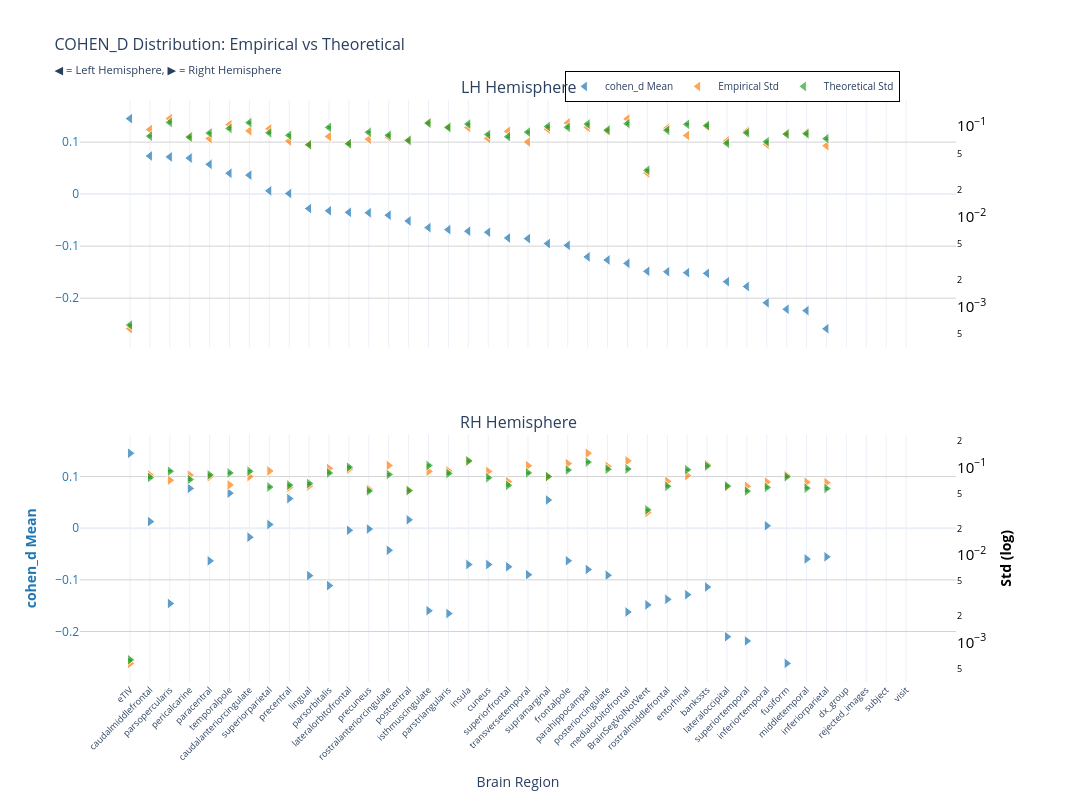
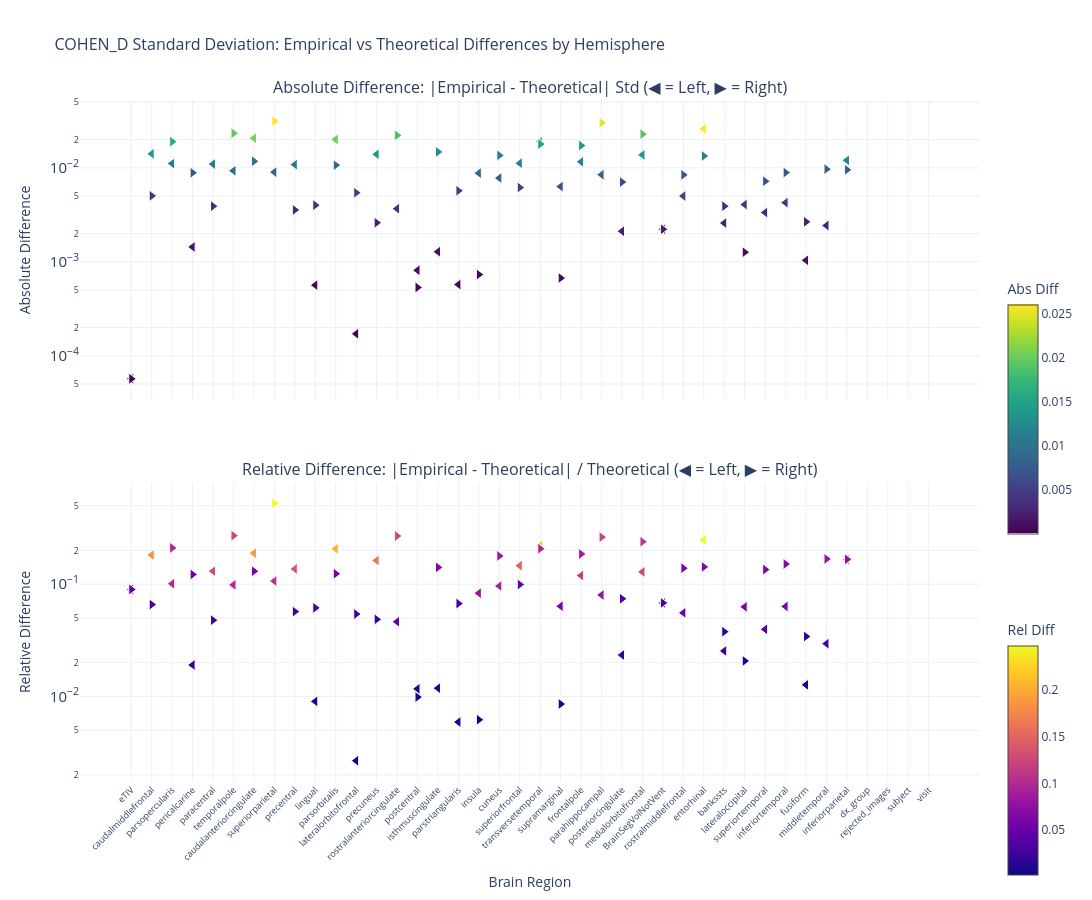

The code cell stored with these charts, in order, in its notebook:
### Markdown cell above
### Cohen's d

### Code cell
nu_nav = df_npvr[(df_npvr["study"] == "longitudinal") & (df_npvr["group"] == "HC-PD")]
data_path = stats_dir / f"cohen_d_longitudinal_{METRIC}.parquet"
df, stats = get_test_stats(
    data_path,
    stat_functions_F,
    nu_nav,
    hemisphere=True,
    study="longitudinal",
    raw_values=True,
)
show_figure(
    stats, hemisphere=True, stat_name="cohen_d", study="longitudinal", metric=METRIC
)

### Figure 1 — Plotly figure (JSON) as saved in the notebook; plotly's stock layout.template omitted (floating-point values rounded to 4 significant figures)
{"data": [{"hovertemplate": "<b>%{x}</b><br>Mean cohen_d: %{y:.2f}<br><extra></extra>", "legendgroup": "mean", "marker": {"color": "#1f77b4", "line": {"color": "white", "width": 1}, "opacity": 0.7, "size": 10, "symbol": "triangle-left"}, "mode": "markers", "name": "cohen_d Mean", "showlegend": true, "type": "scatter", "x": ["eTIV", "caudalmiddlefrontal", "parsopercularis", "pericalcarine", "paracentral", "temporalpole", "caudalanteriorcingulate", "superiorparietal", "precentral", "lingual", "parsorbitalis", "lateralorbitofrontal", "precuneus", "rostralanteriorcingulate", "postcentral", "isthmuscingulate", "parstriangularis", "insula", "cuneus", "superiorfrontal", "transversetemporal", "supramarginal", "frontalpole", "parahippocampal", "posteriorcingulate", "medialorbitofrontal", "BrainSegVolNotVent", "rostralmiddlefrontal", "entorhinal", "bankssts", "lateraloccipital", "superiortemporal", "inferiortemporal", "fusiform", "middletemporal", "inferiorparietal", "dx_group", "rejected_images", "subject", "visit"], "xaxis": "x", "y": [0.1452, 0.07339, 0.07151, 0.06927, 0.05726, 0.04012, 0.0365, 0.006273, 0.001212, -0.02777, -0.03201, -0.03501, -0.0359, -0.04049, -0.05163, -0.06443, -0.06829, -0.07122, -0.07324, -0.08432, -0.08555, -0.09506, -0.0985, -0.1207, -0.1266, -0.1331, -0.1484, -0.1491, -0.151, -0.1524, -0.1684, -0.1776, -0.2089, -0.2214, -0.224, -0.2588, NaN, NaN, NaN, NaN], "yaxis": "y"}, {"hovertemplate": "<b>%{x}</b><br>Empirical Std: %{y:.3f}<br><extra></extra>", "legendgroup": "empirical", "marker": {"color": "#ff7f0e", "line": {"color": "white", "width": 1}, "opacity": 0.7, "size": 10, "symbol": "triangle-left"}, "mode": "markers", "name": "Empirical Std", "showlegend": true, "type": "scatter", "x": ["eTIV", "caudalmiddlefrontal", "parsopercularis", "pericalcarine", "paracentral", "temporalpole", "caudalanteriorcingulate", "superiorparietal", "precentral", "lingual", "parsorbitalis", "lateralorbitofrontal", "precuneus", "rostralanteriorcingulate", "postcentral", "isthmuscingulate", "parstriangularis", "insula", "cuneus", "superiorfrontal", "transversetemporal", "supramarginal", "frontalpole", "parahippocampal", "posteriorcingulate", "medialorbitofrontal", "BrainSegVolNotVent", "rostralmiddlefrontal", "entorhinal", "bankssts", "lateraloccipital", "superiortemporal", "inferiortemporal", "fusiform", "middletemporal", "inferiorparietal", "dx_group", "rejected_images", "subject", "visit"], "xaxis": "x", "y": [0.0005753, 0.09179, 0.1214, 0.077, 0.073, 0.1038, 0.08884, 0.09344, 0.06842, 0.06192, 0.077, 0.06422, 0.07179, 0.07579, 0.07035, 0.1094, 0.09745, 0.09691, 0.0732, 0.0878, 0.06693, 0.09297, 0.1088, 0.09714, 0.08842, 0.1205, 0.03039, 0.0952, 0.07902, 0.09912, 0.06883, 0.08783, 0.06307, 0.08279, 0.08488, 0.06085, NaN, NaN, NaN, NaN], "yaxis": "y2"}, {"error_y": {"array": [1.256e-05, 0.001543, 0.00219, 0.001501, 0.001668, 0.001877, 0.002177, 0.001678, 0.001575, 0.001242, 0.001929, 0.001273, 0.001703, 0.001579, 0.001382, 0.002149, 0.001925, 0.0021, 0.001609, 0.001522, 0.001709, 0.001973, 0.001931, 0.002098, 0.001799, 0.002121, 0.000648, 0.001792, 0.002087, 0.002021, 0.001287, 0.001679, 0.001338, 0.001624, 0.001638, 0.001448, NaN, NaN, NaN, NaN], "arrayminus": [1.231e-05, 0.001513, 0.002147, 0.001472, 0.001635, 0.001839, 0.002134, 0.001644, 0.001543, 0.001217, 0.00189, 0.001247, 0.00167, 0.001548, 0.001354, 0.002106, 0.001887, 0.002059, 0.001577, 0.001492, 0.001675, 0.001934, 0.001892, 0.002056, 0.001763, 0.002079, 0.0006352, 0.001757, 0.002045, 0.001981, 0.001261, 0.001645, 0.001311, 0.001592, 0.001606, 0.001419, NaN, NaN, NaN, NaN], "color": "#2ca02c", "thickness": 1, "type": "data", "visible": true, "width": 2}, "hovertemplate": "<b>%{x}</b><br>Theoretical Std: %{y:.3f}<br><extra></extra>", "legendgroup": "theoretical", "marker": {"color": "#2ca02c", "line": {"color": "white", "width": 1}, "opacity": 0.7, "size": 10, "symbol": "triangle-left"}, "mode": "markers", "name": "Theoretical Std", "showlegend": true, "type": "scatter", "x": ["eTIV", "caudalmiddlefrontal", "parsopercularis", "pericalcarine", "paracentral", "temporalpole", "caudalanteriorcingulate", "superiorparietal", "precentral", "lingual", "parsorbitalis", "lateralorbitofrontal", "precuneus", "rostralanteriorcingulate", "postcentral", "isthmuscingulate", "parstriangularis", "insula", "cuneus", "superiorfrontal", "transversetemporal", "supramarginal", "frontalpole", "parahippocampal", "posteriorcingulate", "medialorbitofrontal", "BrainSegVolNotVent", "rostralmiddlefrontal", "entorhinal", "bankssts", "lateraloccipital", "superiortemporal", "inferiortemporal", "fusiform", "middletemporal", "inferiorparietal", "dx_group", "rejected_images", "subject", "visit"], "xaxis": "x", "y": [0.0006321, 0.07768, 0.1102, 0.07556, 0.08397, 0.09444, 0.1096, 0.08443, 0.07924, 0.06249, 0.09707, 0.06405, 0.08573, 0.07947, 0.06953, 0.1081, 0.09688, 0.1057, 0.08099, 0.0766, 0.08601, 0.09929, 0.09717, 0.1056, 0.09054, 0.1068, 0.03261, 0.09019, 0.105, 0.1017, 0.06476, 0.08449, 0.06734, 0.08176, 0.08245, 0.07288, NaN, NaN, NaN, NaN], "yaxis": "y2"}, {"hovertemplate": "<b>%{x}</b><br>Mean cohen_d: %{y:.2f}<br><extra></extra>", "legendgroup": "mean", "marker": {"color": "#1f77b4", "line": {"color": "white", "width": 1}, "opacity": 0.7, "size": 10, "symbol": "triangle-right"}, "mode": "markers", "name": "cohen_d Mean", "showlegend": false, "type": "scatter", "x": ["eTIV", "pericalcarine", "temporalpole", "precentral", "supramarginal", "postcentral", "caudalmiddlefrontal", "superiorparietal", "inferiortemporal", "precuneus", "lateralorbitofrontal", "caudalanteriorcingulate", "rostralanteriorcingulate", "inferiorparietal", "middletemporal", "frontalpole", "paracentral", "insula", "cuneus", "superiorfrontal", "parahippocampal", "transversetemporal", "posteriorcingulate", "lingual", "parsorbitalis", "bankssts", "entorhinal", "rostralmiddlefrontal", "parsopercularis", "BrainSegVolNotVent", "isthmuscingulate", "medialorbitofrontal", "parstriangularis", "lateraloccipital", "superiortemporal", "fusiform", "dx_group", "rejected_images", "subject", "visit"], "xaxis": "x2", "y": [0.1452, 0.07709, 0.06785, 0.05734, 0.05463, 0.01625, 0.01287, 0.007189, 0.004773, -0.001514, -0.003959, -0.01736, -0.0427, -0.05542, -0.05958, -0.06301, -0.06321, -0.07026, -0.07031, -0.0747, -0.07986, -0.08997, -0.09105, -0.09179, -0.1111, -0.1138, -0.1287, -0.1377, -0.1458, -0.1484, -0.1597, -0.1622, -0.1652, -0.2101, -0.2183, -0.2617, NaN, NaN, NaN, NaN], "yaxis": "y3"}, {"hovertemplate": "<b>%{x}</b><br>Empirical Std: %{y:.3f}<br><extra></extra>", "legendgroup": "empirical", "marker": {"color": "#ff7f0e", "line": {"color": "white", "width": 1}, "opacity": 0.7, "size": 10, "symbol": "triangle-right"}, "mode": "markers", "name": "Empirical Std", "showlegend": false, "type": "scatter", "x": ["eTIV", "pericalcarine", "temporalpole", "precentral", "supramarginal", "postcentral", "caudalmiddlefrontal", "superiorparietal", "inferiortemporal", "precuneus", "lateralorbitofrontal", "caudalanteriorcingulate", "rostralanteriorcingulate", "inferiorparietal", "middletemporal", "frontalpole", "paracentral", "insula", "cuneus", "superiorfrontal", "parahippocampal", "transversetemporal", "posteriorcingulate", "lingual", "parsorbitalis", "bankssts", "entorhinal", "rostralmiddlefrontal", "parsopercularis", "BrainSegVolNotVent", "isthmuscingulate", "medialorbitofrontal", "parstriangularis", "lateraloccipital", "superiortemporal", "fusiform", "dx_group", "rejected_images", "subject", "visit"], "xaxis": "x2", "y": [0.0005753, 0.08142, 0.06289, 0.05899, 0.07779, 0.05462, 0.08152, 0.09084, 0.06785, 0.05627, 0.09493, 0.07829, 0.1049, 0.06678, 0.06745, 0.1103, 0.07793, 0.1188, 0.08964, 0.06837, 0.1446, 0.1043, 0.1022, 0.06118, 0.09693, 0.1074, 0.08044, 0.06912, 0.07125, 0.03039, 0.08996, 0.1184, 0.09065, 0.05984, 0.06068, 0.08062, NaN, NaN, NaN, NaN], "yaxis": "y4"}, {"error_y": {"array": [1.256e-05, 0.001442, 0.001714, 0.001243, 0.001559, 0.001075, 0.00152, 0.001182, 0.001171, 0.001066, 0.001994, 0.001789, 0.001643, 0.001138, 0.001148, 0.001849, 0.001626, 0.002347, 0.001511, 0.001236, 0.002276, 0.001716, 0.001891, 0.001295, 0.001714, 0.002056, 0.001864, 0.001206, 0.001793, 0.000648, 0.002081, 0.001899, 0.001688, 0.001214, 0.001062, 0.001549, NaN, NaN, NaN, NaN], "arrayminus": [1.231e-05, 0.001413, 0.00168, 0.001218, 0.001528, 0.001053, 0.00149, 0.001159, 0.001148, 0.001045, 0.001955, 0.001754, 0.001611, 0.001115, 0.001125, 0.001812, 0.001594, 0.0023, 0.001481, 0.001211, 0.002231, 0.001682, 0.001854, 0.00127, 0.00168, 0.002015, 0.001827, 0.001182, 0.001758, 0.0006352, 0.00204, 0.001862, 0.001654, 0.00119, 0.001041, 0.001518, NaN, NaN, NaN, NaN], "color": "#2ca02c", "thickness": 1, "type": "data", "visible": true, "width": 2}, "hovertemplate": "<b>%{x}</b><br>Theoretical Std: %{y:.3f}<br><extra></extra>", "legendgroup": "theoretical", "marker": {"color": "#2ca02c", "line": {"color": "white", "width": 1}, "opacity": 0.7, "size": 10, "symbol": "triangle-right"}, "mode": "markers", "name": "Theoretical Std", "showlegend": false, "type": "scatter", "x": ["eTIV", "pericalcarine", "temporalpole", "precentral", "supramarginal", "postcentral", "caudalmiddlefrontal", "superiorparietal", "inferiortemporal", "precuneus", "lateralorbitofrontal", "caudalanteriorcingulate", "rostralanteriorcingulate", "inferiorparietal", "middletemporal", "frontalpole", "paracentral", "insula", "cuneus", "superiorfrontal", "parahippocampal", "transversetemporal", "posteriorcingulate", "lingual", "parsorbitalis", "bankssts", "entorhinal", "rostralmiddlefrontal", "parsopercularis", "BrainSegVolNotVent", "isthmuscingulate", "medialorbitofrontal", "parstriangularis", "lateraloccipital", "superiortemporal", "fusiform", "dx_group", "rejected_images", "subject", "visit"], "xaxis": "x2", "y": [0.0006321, 0.07256, 0.08624, 0.06255, 0.07846, 0.05409, 0.07649, 0.05949, 0.05894, 0.05366, 0.1004, 0.09004, 0.0827, 0.05725, 0.05775, 0.09305, 0.08184, 0.1181, 0.07606, 0.0622, 0.1145, 0.08637, 0.09519, 0.06519, 0.08624, 0.1035, 0.0938, 0.0607, 0.09025, 0.03261, 0.1047, 0.09559, 0.08495, 0.06111, 0.05347, 0.07795, NaN, NaN, NaN, NaN], "yaxis": "y4"}], "layout": {"annotations": [{"font": {"size": 16}, "showarrow": false, "text": "LH Hemisphere", "x": 0.47, "xanchor": "center", "xref": "paper", "y": 1.0, "yanchor": "bottom", "yref": "paper"}, {"font": {"size": 16}, "showarrow": false, "text": "RH Hemisphere", "x": 0.47, "xanchor": "center", "xref": "paper", "y": 0.425, "yanchor": "bottom", "yref": "paper"}], "height": 800, "hovermode": "x", "legend": {"bgcolor": "rgba(255, 255, 255, 0.9)", "bordercolor": "black", "borderwidth": 1, "font": {"size": 10}, "orientation": "h", "x": 0.7, "xanchor": "center", "y": 1.05}, "title": {"font": {"size": 16}, "text": "COHEN_D Distribution: Empirical vs Theoretical<br><sub>◀ = Left Hemisphere, ▶ = Right Hemisphere</sub>"}, "width": 1400, "xaxis": {"anchor": "y", "domain": [0.0, 0.94], "matches": "x2", "showticklabels": false}, "xaxis2": {"anchor": "y3", "domain": [0.0, 0.94], "tickangle": -45, "tickfont": {"size": 9}, "title": {"text": "Brain Region"}}, "yaxis": {"anchor": "x", "domain": [0.575, 1.0], "gridcolor": "lightgray", "showgrid": true, "tickfont": {"color": "#1f77b4"}, "title": {"font": {"color": "#1f77b4"}, "text": ""}}, "yaxis2": {"anchor": "x", "exponentformat": "power", "overlaying": "y", "showgrid": false, "side": "right", "tickfont": {"color": "black"}, "title": {"font": {"color": "black"}, "text": ""}, "type": "log"}, "yaxis3": {"anchor": "x2", "domain": [0.0, 0.425], "gridcolor": "lightgray", "showgrid": true, "tickfont": {"color": "#1f77b4"}, "title": {"font": {"color": "#1f77b4"}, "text": "<b>cohen_d Mean</b>"}}, "yaxis4": {"anchor": "x2", "exponentformat": "power", "overlaying": "y3", "showgrid": false, "side": "right", "tickfont": {"color": "black"}, "title": {"font": {"color": "black"}, "text": "<b>Std (log)</b>"}, "type": "log"}}}

### Figure 2 — Plotly figure (JSON) as saved in the notebook; plotly's stock layout.template omitted (floating-point values rounded to 4 significant figures)
{"data": [{"hovertemplate": "<b>%{x}</b><br>Hemisphere: %{text}<br>Abs Diff: %{y:.4f}<br><extra></extra>", "legendgroup": "abs_lh", "marker": {"color": [5.68e-05, 0.01411, 0.01111, 0.00144, 0.01097, 0.009308, 0.02071, 0.009006, 0.01083, 0.0005644, 0.02006, 0.0001712, 0.01394, 0.003677, 0.0008124, 0.001281, 0.0005728, 0.008788, 0.007791, 0.0112, 0.01907, 0.006318, 0.0116, 0.008452, 0.002116, 0.01374, 0.002219, 0.005009, 0.026, 0.002585, 0.004068, 0.003346, 0.004264, 0.001036, 0.002431, 0.01203, NaN, NaN, NaN, NaN], "colorbar": {"len": 0.4, "title": {"text": "Abs Diff"}, "y": 0.75, "yanchor": "top"}, "colorscale": [[0.0, "#440154"], [0.1111, "#482878"], [0.2222, "#3e4989"], [0.3333, "#31688e"], [0.4444, "#26828e"], [0.5556, "#1f9e89"], [0.6667, "#35b779"], [0.7778, "#6ece58"], [0.8889, "#b5de2b"], [1.0, "#fde725"]], "line": {"color": "white", "width": 1}, "showscale": true, "size": 10, "symbol": "triangle-left"}, "mode": "markers", "name": "Absolute (lh)", "showlegend": false, "text": ["lh", "lh", "lh", "lh", "lh", "lh", "lh", "lh", "lh", "lh", "lh", "lh", "lh", "lh", "lh", "lh", "lh", "lh", "lh", "lh", "lh", "lh", "lh", "lh", "lh", "lh", "lh", "lh", "lh", "lh", "lh", "lh", "lh", "lh", "lh", "lh", "lh", "lh", "lh", "lh"], "type": "scatter", "x": ["eTIV", "caudalmiddlefrontal", "parsopercularis", "pericalcarine", "paracentral", "temporalpole", "caudalanteriorcingulate", "superiorparietal", "precentral", "lingual", "parsorbitalis", "lateralorbitofrontal", "precuneus", "rostralanteriorcingulate", "postcentral", "isthmuscingulate", "parstriangularis", "insula", "cuneus", "superiorfrontal", "transversetemporal", "supramarginal", "frontalpole", "parahippocampal", "posteriorcingulate", "medialorbitofrontal", "BrainSegVolNotVent", "rostralmiddlefrontal", "entorhinal", "bankssts", "lateraloccipital", "superiortemporal", "inferiortemporal", "fusiform", "middletemporal", "inferiorparietal", "dx_group", "rejected_images", "subject", "visit"], "xaxis": "x", "y": [5.68e-05, 0.01411, 0.01111, 0.00144, 0.01097, 0.009308, 0.02071, 0.009006, 0.01083, 0.0005644, 0.02006, 0.0001712, 0.01394, 0.003677, 0.0008124, 0.001281, 0.0005728, 0.008788, 0.007791, 0.0112, 0.01907, 0.006318, 0.0116, 0.008452, 0.002116, 0.01374, 0.002219, 0.005009, 0.026, 0.002585, 0.004068, 0.003346, 0.004264, 0.001036, 0.002431, 0.01203, NaN, NaN, NaN, NaN], "yaxis": "y"}, {"hovertemplate": "<b>%{x}</b><br>Hemisphere: %{text}<br>Rel Diff: %{y:.2%}<br><extra></extra>", "legendgroup": "rel_lh", "marker": {"color": [0.08986, 0.1816, 0.1008, 0.01906, 0.1306, 0.09856, 0.1891, 0.1067, 0.1366, 0.009033, 0.2067, 0.002672, 0.1626, 0.04627, 0.01168, 0.01184, 0.005912, 0.08314, 0.0962, 0.1462, 0.2218, 0.06363, 0.1193, 0.08004, 0.02338, 0.1287, 0.06805, 0.05553, 0.2476, 0.02541, 0.06282, 0.0396, 0.06333, 0.01268, 0.02949, 0.1651, NaN, NaN, NaN, NaN], "colorbar": {"len": 0.4, "title": {"text": "Rel Diff"}, "y": 0.25, "yanchor": "top"}, "colorscale": [[0.0, "#0d0887"], [0.1111, "#46039f"], [0.2222, "#7201a8"], [0.3333, "#9c179e"], [0.4444, "#bd3786"], [0.5556, "#d8576b"], [0.6667, "#ed7953"], [0.7778, "#fb9f3a"], [0.8889, "#fdca26"], [1.0, "#f0f921"]], "line": {"color": "white", "width": 1}, "showscale": true, "size": 10, "symbol": "triangle-left"}, "mode": "markers", "name": "Relative (lh)", "showlegend": false, "text": ["lh", "lh", "lh", "lh", "lh", "lh", "lh", "lh", "lh", "lh", "lh", "lh", "lh", "lh", "lh", "lh", "lh", "lh", "lh", "lh", "lh", "lh", "lh", "lh", "lh", "lh", "lh", "lh", "lh", "lh", "lh", "lh", "lh", "lh", "lh", "lh", "lh", "lh", "lh", "lh"], "type": "scatter", "x": ["eTIV", "caudalmiddlefrontal", "parsopercularis", "pericalcarine", "paracentral", "temporalpole", "caudalanteriorcingulate", "superiorparietal", "precentral", "lingual", "parsorbitalis", "lateralorbitofrontal", "precuneus", "rostralanteriorcingulate", "postcentral", "isthmuscingulate", "parstriangularis", "insula", "cuneus", "superiorfrontal", "transversetemporal", "supramarginal", "frontalpole", "parahippocampal", "posteriorcingulate", "medialorbitofrontal", "BrainSegVolNotVent", "rostralmiddlefrontal", "entorhinal", "bankssts", "lateraloccipital", "superiortemporal", "inferiortemporal", "fusiform", "middletemporal", "inferiorparietal", "dx_group", "rejected_images", "subject", "visit"], "xaxis": "x2", "y": [0.08986, 0.1816, 0.1008, 0.01906, 0.1306, 0.09856, 0.1891, 0.1067, 0.1366, 0.009033, 0.2067, 0.002672, 0.1626, 0.04627, 0.01168, 0.01184, 0.005912, 0.08314, 0.0962, 0.1462, 0.2218, 0.06363, 0.1193, 0.08004, 0.02338, 0.1287, 0.06805, 0.05553, 0.2476, 0.02541, 0.06282, 0.0396, 0.06333, 0.01268, 0.02949, 0.1651, NaN, NaN, NaN, NaN], "yaxis": "y2"}, {"hovertemplate": "<b>%{x}</b><br>Hemisphere: %{text}<br>Abs Diff: %{y:.4f}<br><extra></extra>", "legendgroup": "abs_rh", "marker": {"color": [5.68e-05, 0.008869, 0.02335, 0.003564, 0.0006716, 0.0005334, 0.005034, 0.03135, 0.008908, 0.002606, 0.005436, 0.01175, 0.0222, 0.009532, 0.009695, 0.01727, 0.003911, 0.0007316, 0.01358, 0.006171, 0.03007, 0.0179, 0.007061, 0.004009, 0.01069, 0.003906, 0.01337, 0.008422, 0.019, 0.002219, 0.01478, 0.02283, 0.005705, 0.001265, 0.007209, 0.002664, NaN, NaN, NaN, NaN], "colorbar": {"len": 0.4, "title": {"text": "Abs Diff"}, "y": 0.75, "yanchor": "top"}, "colorscale": [[0.0, "#440154"], [0.1111, "#482878"], [0.2222, "#3e4989"], [0.3333, "#31688e"], [0.4444, "#26828e"], [0.5556, "#1f9e89"], [0.6667, "#35b779"], [0.7778, "#6ece58"], [0.8889, "#b5de2b"], [1.0, "#fde725"]], "line": {"color": "white", "width": 1}, "showscale": false, "size": 10, "symbol": "triangle-right"}, "mode": "markers", "name": "Absolute (rh)", "showlegend": false, "text": ["rh", "rh", "rh", "rh", "rh", "rh", "rh", "rh", "rh", "rh", "rh", "rh", "rh", "rh", "rh", "rh", "rh", "rh", "rh", "rh", "rh", "rh", "rh", "rh", "rh", "rh", "rh", "rh", "rh", "rh", "rh", "rh", "rh", "rh", "rh", "rh", "rh", "rh", "rh", "rh"], "type": "scatter", "x": ["eTIV", "pericalcarine", "temporalpole", "precentral", "supramarginal", "postcentral", "caudalmiddlefrontal", "superiorparietal", "inferiortemporal", "precuneus", "lateralorbitofrontal", "caudalanteriorcingulate", "rostralanteriorcingulate", "inferiorparietal", "middletemporal", "frontalpole", "paracentral", "insula", "cuneus", "superiorfrontal", "parahippocampal", "transversetemporal", "posteriorcingulate", "lingual", "parsorbitalis", "bankssts", "entorhinal", "rostralmiddlefrontal", "parsopercularis", "BrainSegVolNotVent", "isthmuscingulate", "medialorbitofrontal", "parstriangularis", "lateraloccipital", "superiortemporal", "fusiform", "dx_group", "rejected_images", "subject", "visit"], "xaxis": "x", "y": [5.68e-05, 0.008869, 0.02335, 0.003564, 0.0006716, 0.0005334, 0.005034, 0.03135, 0.008908, 0.002606, 0.005436, 0.01175, 0.0222, 0.009532, 0.009695, 0.01727, 0.003911, 0.0007316, 0.01358, 0.006171, 0.03007, 0.0179, 0.007061, 0.004009, 0.01069, 0.003906, 0.01337, 0.008422, 0.019, 0.002219, 0.01478, 0.02283, 0.005705, 0.001265, 0.007209, 0.002664, NaN, NaN, NaN, NaN], "yaxis": "y"}, {"hovertemplate": "<b>%{x}</b><br>Hemisphere: %{text}<br>Rel Diff: %{y:.2%}<br><extra></extra>", "legendgroup": "rel_rh", "marker": {"color": [0.08986, 0.1222, 0.2708, 0.05698, 0.00856, 0.009862, 0.06581, 0.5269, 0.1511, 0.04857, 0.05416, 0.1305, 0.2685, 0.1665, 0.1679, 0.1856, 0.04779, 0.006195, 0.1785, 0.09921, 0.2626, 0.2073, 0.07418, 0.0615, 0.1239, 0.03775, 0.1425, 0.1387, 0.2105, 0.06805, 0.1411, 0.2389, 0.06715, 0.0207, 0.1348, 0.03418, NaN, NaN, NaN, NaN], "colorbar": {"len": 0.4, "title": {"text": "Rel Diff"}, "y": 0.25, "yanchor": "top"}, "colorscale": [[0.0, "#0d0887"], [0.1111, "#46039f"], [0.2222, "#7201a8"], [0.3333, "#9c179e"], [0.4444, "#bd3786"], [0.5556, "#d8576b"], [0.6667, "#ed7953"], [0.7778, "#fb9f3a"], [0.8889, "#fdca26"], [1.0, "#f0f921"]], "line": {"color": "white", "width": 1}, "showscale": false, "size": 10, "symbol": "triangle-right"}, "mode": "markers", "name": "Relative (rh)", "showlegend": false, "text": ["rh", "rh", "rh", "rh", "rh", "rh", "rh", "rh", "rh", "rh", "rh", "rh", "rh", "rh", "rh", "rh", "rh", "rh", "rh", "rh", "rh", "rh", "rh", "rh", "rh", "rh", "rh", "rh", "rh", "rh", "rh", "rh", "rh", "rh", "rh", "rh", "rh", "rh", "rh", "rh"], "type": "scatter", "x": ["eTIV", "pericalcarine", "temporalpole", "precentral", "supramarginal", "postcentral", "caudalmiddlefrontal", "superiorparietal", "inferiortemporal", "precuneus", "lateralorbitofrontal", "caudalanteriorcingulate", "rostralanteriorcingulate", "inferiorparietal", "middletemporal", "frontalpole", "paracentral", "insula", "cuneus", "superiorfrontal", "parahippocampal", "transversetemporal", "posteriorcingulate", "lingual", "parsorbitalis", "bankssts", "entorhinal", "rostralmiddlefrontal", "parsopercularis", "BrainSegVolNotVent", "isthmuscingulate", "medialorbitofrontal", "parstriangularis", "lateraloccipital", "superiortemporal", "fusiform", "dx_group", "rejected_images", "subject", "visit"], "xaxis": "x2", "y": [0.08986, 0.1222, 0.2708, 0.05698, 0.00856, 0.009862, 0.06581, 0.5269, 0.1511, 0.04857, 0.05416, 0.1305, 0.2685, 0.1665, 0.1679, 0.1856, 0.04779, 0.006195, 0.1785, 0.09921, 0.2626, 0.2073, 0.07418, 0.0615, 0.1239, 0.03775, 0.1425, 0.1387, 0.2105, 0.06805, 0.1411, 0.2389, 0.06715, 0.0207, 0.1348, 0.03418, NaN, NaN, NaN, NaN], "yaxis": "y2"}], "layout": {"annotations": [{"font": {"size": 16}, "showarrow": false, "text": "Absolute Difference: |Empirical - Theoretical| Std (◀ = Left, ▶ = Right)", "x": 0.5, "xanchor": "center", "xref": "paper", "y": 1.0, "yanchor": "bottom", "yref": "paper"}, {"font": {"size": 16}, "showarrow": false, "text": "Relative Difference: |Empirical - Theoretical| / Theoretical (◀ = Left, ▶ = Right)", "x": 0.5, "xanchor": "center", "xref": "paper", "y": 0.44, "yanchor": "bottom", "yref": "paper"}], "height": 900, "hovermode": "x unified", "showlegend": false, "title": {"font": {"size": 16}, "text": "COHEN_D Standard Deviation: Empirical vs Theoretical Differences by Hemisphere"}, "width": 1400, "xaxis": {"anchor": "y", "domain": [0.0, 1.0], "showticklabels": false}, "xaxis2": {"anchor": "y2", "domain": [0.0, 1.0], "tickangle": -45, "tickfont": {"size": 9}, "title": {"text": "Brain Region"}}, "yaxis": {"anchor": "x", "domain": [0.56, 1.0], "exponentformat": "power", "title": {"text": "Absolute Difference"}, "type": "log"}, "yaxis2": {"anchor": "x2", "domain": [0.0, 0.44], "exponentformat": "power", "title": {"text": "Relative Difference"}, "type": "log"}}}
